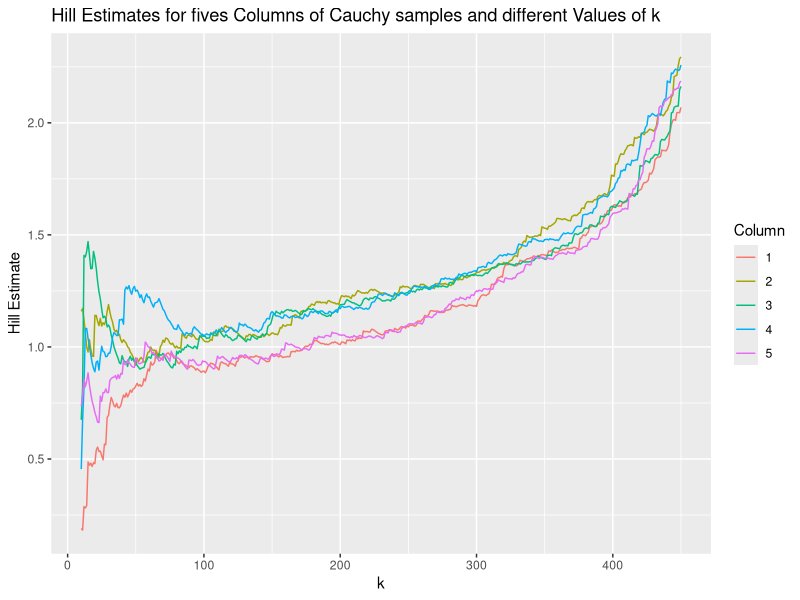
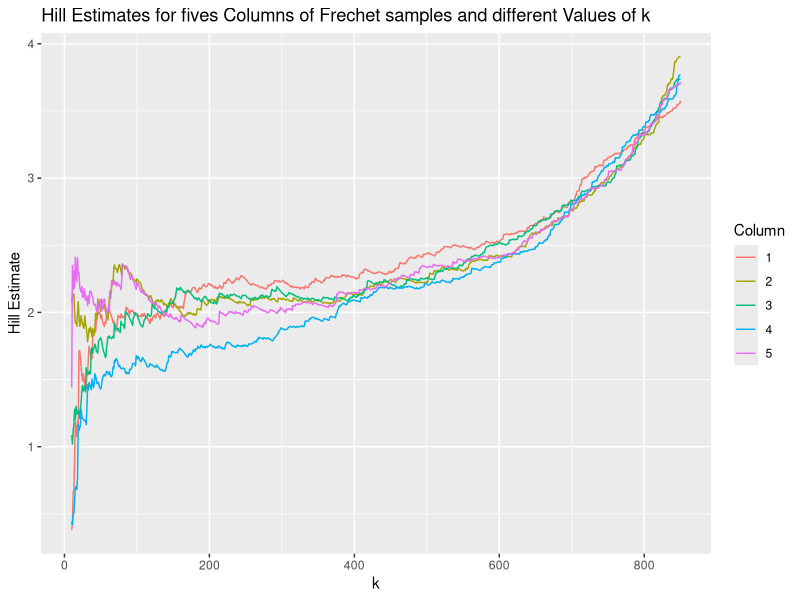
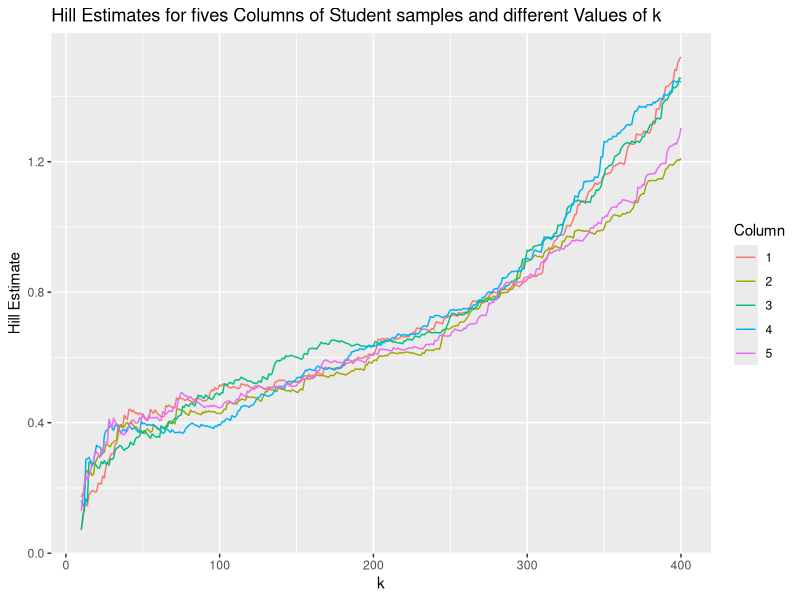
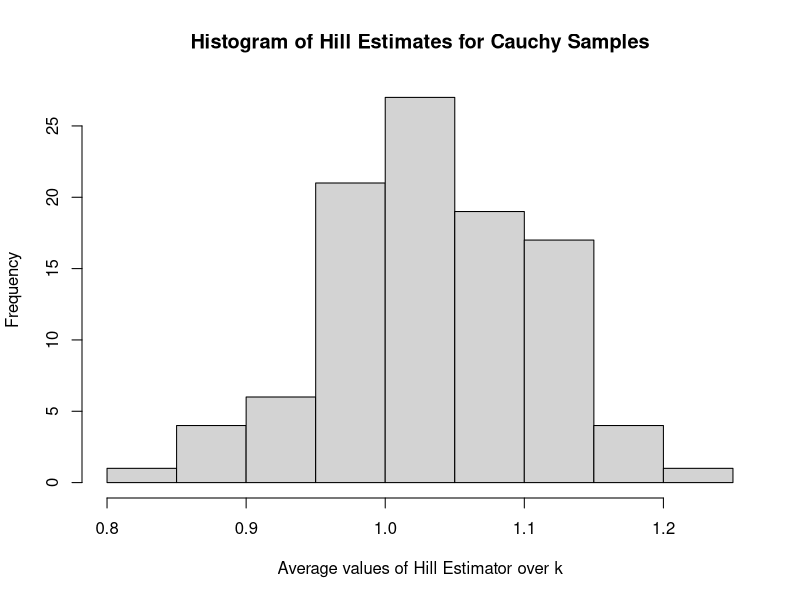
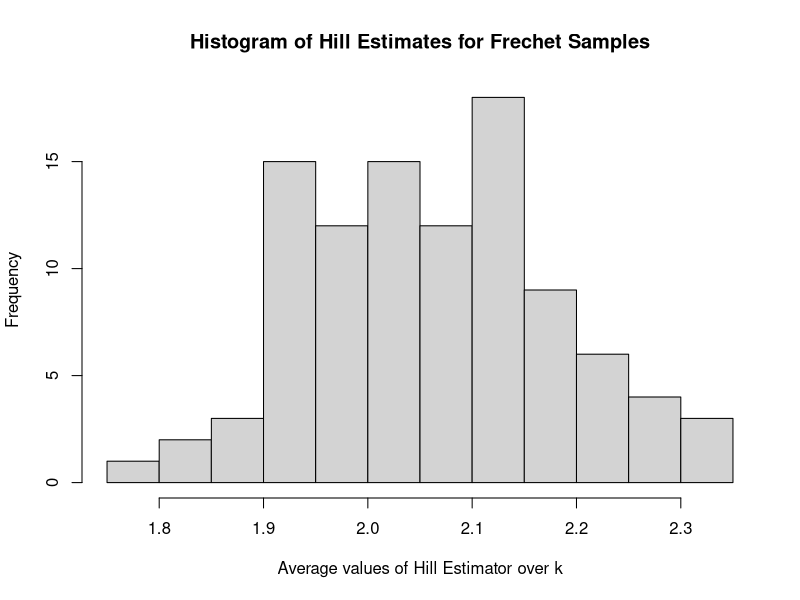
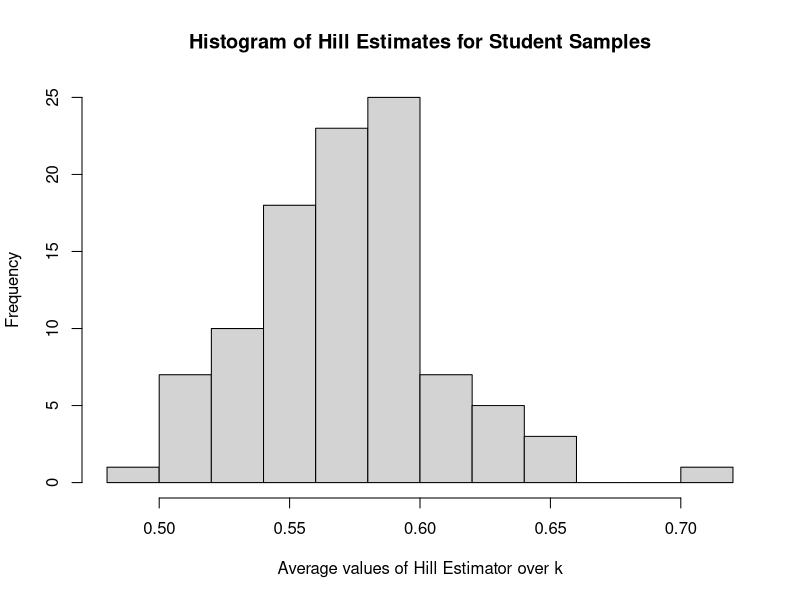
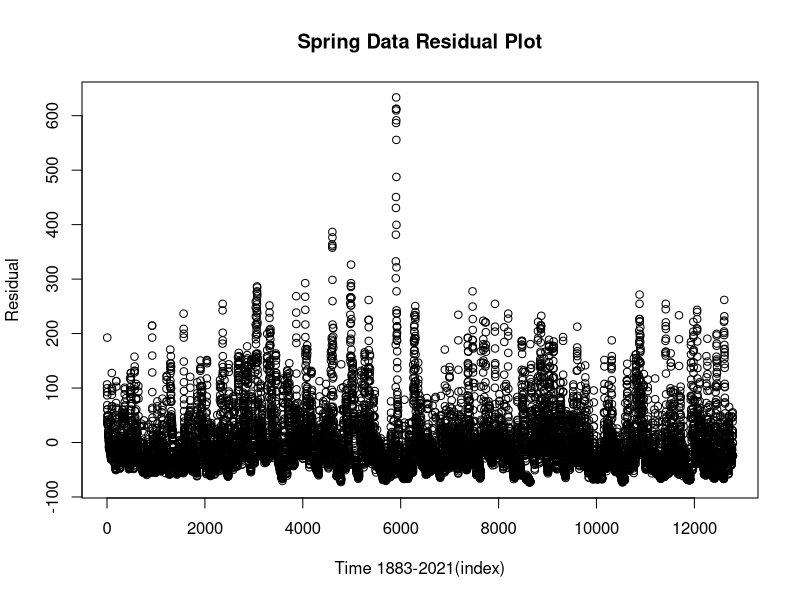
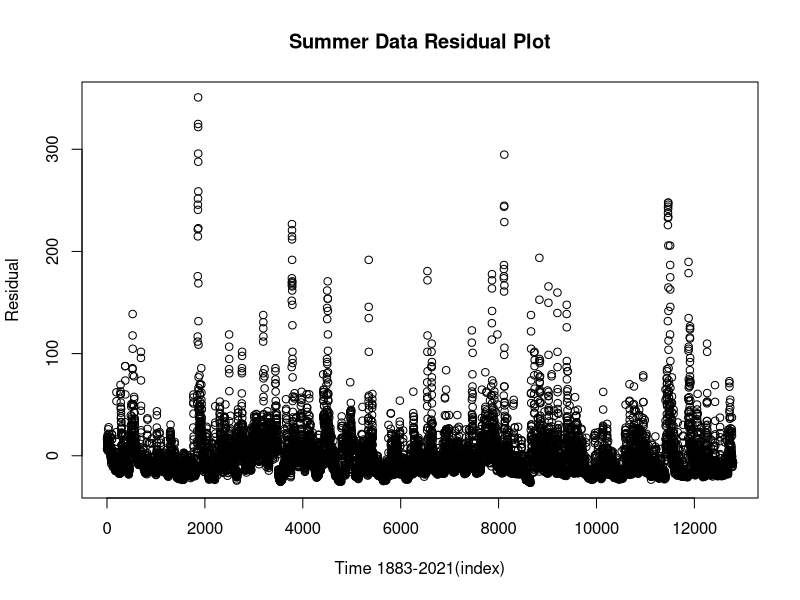

R code for these plots, in order: (Note: this script raises an error after producing the figures.)
# Load necessary packages
library(readr)
library(lubridate)
library(dplyr)

# Hill estimator function
Hill_estimator <- function(data, k) {
  data <- as.numeric(data)
  sorted_data <- sort(data, decreasing = TRUE)
  top_k <- sorted_data[1:(k - 1)]
  last_k <- sorted_data[k]
  avg <- sum(log(top_k)) / k  - log(last_k)
  return(avg)
}

# Function to plot multiple Hill estimates
hill_estimator_plot_multiple <- function(ks, cauchy_samples, dataset_name) {
  # Initialize list to store Hill estimates for each column
  hill_estimates <- vector("list", 5)
  
  # Calculate Hill estimates for each column
  for (col in 1:5) {
    hill_estimates[[col]] <- sapply(ks, function(k) Hill_estimator(cauchy_samples[, col], k))
  }
  
  # Convert list to data frame
  df <- data.frame(k = rep(ks, times = 5),
                   Hill_Estimate = unlist(hill_estimates),
                   Column = factor(rep(1:5, each = length(ks))))
  
  # Plot line graph
  library(ggplot2)
  ggplot(df, aes(x = k, y = Hill_Estimate, color = Column)) +
    geom_line() +
    labs(x = "k", y = "Hill Estimate", 
         title = paste("Hill Estimates for fives Columns of", dataset_name, "and different Values of k")) +
    scale_color_discrete(name = "Column")
}

# Set the seed for reproducibility
set.seed(123)

# Number of samples
num_samples <- 100

# Sample size
sample_size <- 1000

# Simulate data
cauchy_samples <- matrix(rcauchy(num_samples * sample_size), nrow = sample_size)
frechet_samples <- matrix(rf(num_samples * sample_size, df1 = 1, df2 = 1, ncp = 0), nrow = sample_size)
student_samples <- matrix(rt(num_samples * sample_size, df = 3), nrow = sample_size)

kc <- seq(10, 450)
kf <- seq(10, 850)
ks <- seq(10, 400)

# Example usage
hill_estimator_plot_multiple(kc, cauchy_samples, "Cauchy samples")
hill_estimator_plot_multiple(kf, frechet_samples, "Frechet samples")
hill_estimator_plot_multiple(ks, student_samples, "Student samples")

# Range for each ks value
kc_range <- seq(100, 200)
kf_range <- seq(200, 370)
ks_range <- seq(100, 250)

# Function to calculate Hill estimates matrix
Hill_estimates_matrix <- function(ks, data) {
  hill_estimates <- matrix(NA, nrow = ncol(data), ncol = length(ks))
  for (j in seq_along(ks)) {
    for (i in 1:ncol(data)) {
      hill_estimates[i, j] <- Hill_estimator(data[, i], k = ks[j])
    }
  }
  return(t(hill_estimates))
}

# Function to plot histogram of Hill estimates
Hill_estimates_histogram <- function(data, kc, dataset_name) {
  Cauchy_matrix <- Hill_estimates_matrix(kc, data)
  mean_over_k <- list()
  for (i in 1:ncol(Cauchy_matrix)) {
    mean_over_k[[i]] <- mean(Cauchy_matrix[, i])
  }
  unlisted_mean <- unlist(mean_over_k)
  hist(unlisted_mean, breaks = 10, main = paste("Histogram of Hill Estimates for", dataset_name), xlab = "Average values of Hill Estimator over k")
}

# Plot histograms
Hill_estimates_histogram(cauchy_samples, kc_range, "Cauchy Samples")
Hill_estimates_histogram(frechet_samples, kf_range, "Frechet Samples")
Hill_estimates_histogram(student_samples, ks_range, "Student Samples")









###################################TASK_2###############################
density_function <- function(x, gamma) {
  if (1 + gamma * x <= 0) {
    return(0)  # Return zero density outside of the domain
  }
  return(exp(-((1 + gamma * x) ^ (-1 / gamma)))*((1+gamma*x)^((-1-gamma)/(gamma))))
}

data <- read.csv("39001_gdf.csv")

df<- data$timestamp

data<- data[-(1:19),]

colnames(data)<-c("Date","River_flow_meters_per_second","extra")
data<- data[, !colnames(data) == "extra", drop = FALSE]


# Convert the date column to a Date object
data$Date <- as.Date(data$Date)

# Extract the month from the date column
data$month <- month(data$Date, label = TRUE)

# Define a function to determine the season based on the month
get_season <- function(month) {
  if (month %in% c("Mar", "Apr", "May")) {
    return("Spring")
  } else if (month %in% c("Jun", "Jul", "Aug")) {
    return("Summer")
  } else if (month %in% c("Sep", "Oct", "Nov")) {
    return("Fall")
  } else {
    return("Winter")
  }
}

# Apply the function to the "month" column to get the season
data$season <- sapply(data$month, get_season)

# Filter data for each season
spring_data <- data %>% filter(season == "Spring")
summer_data <- data %>% filter(season == "Summer")
fall_data <- data %>% filter(season == "Fall")
winter_data <- data %>% filter(season == "Winter")

# Convert the "River_flow_meters_per_second" column to numeric for each season
spring_data <- spring_data %>%
  mutate(River_flow_meters_per_second = as.numeric(River_flow_meters_per_second))

summer_data <- summer_data %>%
  mutate(River_flow_meters_per_second = as.numeric(River_flow_meters_per_second))

fall_data <- fall_data %>%
  mutate(River_flow_meters_per_second = as.numeric(River_flow_meters_per_second))

winter_data <- winter_data %>%
  mutate(River_flow_meters_per_second = as.numeric(River_flow_meters_per_second))

# Calculate the mean flow rate for each season
mean_flow_spring <- mean(spring_data$River_flow_meters_per_second, na.rm = TRUE)
mean_flow_summer <- mean(summer_data$River_flow_meters_per_second, na.rm = TRUE)
mean_flow_fall <- mean(fall_data$River_flow_meters_per_second, na.rm = TRUE)
mean_flow_winter <- mean(winter_data$River_flow_meters_per_second, na.rm = TRUE)

mean_flow<-c(mean_flow_spring,mean_flow_summer,mean_flow_fall,mean_flow_winter)

# Calculate residuals for spring data
spring_data$residual <- spring_data$River_flow_meters_per_second - mean_flow_spring
plot(spring_data$residual,
     main = "Spring Data Residual Plot",  
     xlab = "Time 1883-2021(index)",       
     ylab = "Residual")

# Calculate residuals for summer data
summer_data$residual <- summer_data$River_flow_meters_per_second - mean_flow_summer
plot(summer_data$residual,
     main = "Summer Data Residual Plot",  
     xlab = "Time 1883-2021(index)",       
     ylab = "Residual")       

# Calculate residuals for fall data
fall_data$residual <- fall_data$River_flow_meters_per_second - mean_flow_fall
plot(fall_data$residual,
     main = "Fall Data Residual Plot",  
     xlab = "Time 1883-2021(index)",       
     ylab = "Residual")

# Calculate residuals for winter data
winter_data$residual <- winter_data$River_flow_meters_per_second - mean_flow_winter
plot(winter_data$residual,
     main = "Winter Data Residual Plot",  
     xlab = "Time 1883-2021(index)",       
     ylab = "Residual")




#Winter data
winter_data_residual <- moment(winter_data$residual, k=c(100:4000))
plot(winter_data_residual$k, winter_data_residual$estimate, type="l", lwd=1.5,
     main = "Hill Estimator vs. k for Winter Data",  
     xlab = "K values",       
     ylab = "Hill Estimator")
abline(h=0, col="red")

kc<-seq(600,1200)
hill_estimator_winter<- list()

# Calculate Hill estimates for each value of k for  winter
for (i in seq_along(kc)) {
  hill_estimator_winter[[i]] <- Hill_estimator(winter_data$residual, kc[i])
}
gamma_hat_winter <- mean(unlist(hill_estimator_winter))





# Spring Data
spring_data_residual <- moment(spring_data$residual, k = c(50:4000))
plot(spring_data_residual$k, spring_data_residual$estimate, type = "l", lwd = 1.5,
     main = "Hill Estimator vs. k for Spring Data",  
     xlab = "K values",       
     ylab = "Hill Estimator")
abline(h = 0, col = "red")

kc <- seq(750, 1050)
hill_estimator_spring <- list()

# Calculate Hill estimates for each value of k for spring
for (i in seq_along(kc)) {
  hill_estimator_spring[[i]] <- Hill_estimator(spring_data$residual, kc[i])
}

gamma_hat_spring <- mean(unlist(hill_estimator_spring))




# Summer Data
summer_data_residual <- moment(summer_data$residual, k = c(150:4000))
plot(summer_data_residual$k, summer_data_residual$estimate, type = "l", lwd = 1.5,
     main = "Hill Estimator vs. k for Summer Data",  
     xlab = "K values",       
     ylab = "Hill Estimator")
abline(h = 0, col = "red")

kc<-seq(2200,3200)
hill_estimator_summer <- list()

# Calculate Hill estimates for each value of k for summer
for (i in seq_along(kc)) {
  hill_estimator_summer[[i]] <- Hill_estimator(summer_data$residual, kc[i])
}
gamma_hat_summer <- mean(unlist(hill_estimator_summer))




# Fall Data
fall_data_residual <- moment(fall_data$residual, k = c(50:3000))
plot(fall_data_residual$k, fall_data_residual$estimate, type = "l", lwd = 1.5,
     main = "Hill Estimator vs. k for Fall Data",  
     xlab = "K values",       
     ylab = "Hill Estimator")
abline(h = 0, col = "red")

kc<-seq(100,600)
hill_estimator_fall <- list()

# Calculate Hill estimates for each value of k for fall
for (i in seq_along(kc)) {
  hill_estimator_fall[[i]] <- Hill_estimator(fall_data$residual, kc[i])
}
gamma_hat_fall <- mean(unlist(hill_estimator_fall))



seasons <- list(
  winter = list(data = winter_data, gamma_hat = gamma_hat_winter),
  summer = list(data = summer_data, gamma_hat = gamma_hat_summer),
  spring = list(data = spring_data, gamma_hat = gamma_hat_spring),
  fall   = list(data = fall_data  , gamma_hat = gamma_hat_fall)
)

# Process each season
for (season in names(seasons)) {
  # Current season data and gamma
  current_data <- seasons[[season]]$data
  current_gamma <- seasons[[season]]$gamma_hat
  
  # Calculate x values and density values
  x_values <- seq(-1/current_gamma, 20, by = 0.001)
  density_values <- sapply(x_values, function(x) density_function(x, current_gamma))
  
  # Calculate annual maxima and normalize
  annual_maxima <- current_data %>%
    group_by(Year = format(Date, "%Y")) %>%
    summarize(MaxResidual = max(residual, na.rm = TRUE)) %>%
    mutate(NormalizedMaxResidual = scale(MaxResidual)+0.4)
  normalized_maxima <- annual_maxima$NormalizedMaxResidual
  
  # Plotting
  par(mar=c(2, 2, 2, 2))
  plot(x_values, density_values, type = 'l', col = 'blue', lwd = 2,
       main = paste("Density Function and Histogram for", season , " and gamma_hat=", current_gamma),
       xlab = "Annual Maximum Flow (m3/s)", ylab = "Density")
  
  hist(normalized_maxima, breaks = 8, freq = FALSE, add = TRUE, col = rgb(1, 0, 0, 0.5))
}



#####Extra Functions ###################
################if you want to use for df replace Cauchy_samples[,1] by Cauchy_samples #############################
hill_estimator_plot_multiple_2_Accurate <- function(kc, cauchy_samples) {
  # Initialize list to store Hill estimates
  hill_estimator_caushy_1<- list()
  hill_estimator_caushy_2<-list()
  hill_estimator_caushy_3<-list()
  hill_estimator_caushy_4<-list()
  hill_estimator_caushy_5<-list()
  
  # Calculate Hill estimates for each value of k
  for (i in seq_along(kc)) {
    hill_estimator_caushy_1[[i]] <- Hill_estimator(cauchy_samples[,1], kc[i])
    hill_estimator_caushy_2[[i]]<- Hill_estimator(cauchy_samples[,2], kc[i])
    hill_estimator_caushy_3[[i]]<- Hill_estimator(cauchy_samples[,3], kc[i])
    hill_estimator_caushy_4[[i]]<- Hill_estimator(cauchy_samples[,4], kc[i])
    hill_estimator_caushy_5[[i]]<- Hill_estimator(cauchy_samples[,5], kc[i])
  }
  
  # Convert list to data frame
  df_1 <- data.frame(k = kc, Hill_Estimate = unlist(hill_estimator_caushy_1))
  ones_column <- rep(1, nrow(df_1))
  # Combine your data set with the ones column
  df_1 <- cbind(df_1, column = ones_column)
  
  
  df_2 <- data.frame(k = kc, Hill_Estimate = unlist(hill_estimator_caushy_2))
  ones_column <- rep(2, nrow(df_2))
  # Combine your data set with the ones column
  df_2 <- cbind(df_2, column = ones_column)
  
  
  df_3 <- data.frame(k = kc, Hill_Estimate = unlist(hill_estimator_caushy_3))
  ones_column <- rep(3, nrow(df_3))
  # Combine your data set with the ones column
  df_3 <- cbind(df_3, column = ones_column)
  
  
  
  df_4 <- data.frame(k = kc, Hill_Estimate = unlist(hill_estimator_caushy_4))
  ones_column <- rep(4, nrow(df_4))
  # Combine your data set with the ones column
  df_4 <- cbind(df_4, column = ones_column)
  
  
  
  df_5 <- data.frame(k = kc, Hill_Estimate = unlist(hill_estimator_caushy_5))
  ones_column <- rep(5, nrow(df_5))
  # Combine your data set with the ones column
  df_5 <- cbind(df_5, column = ones_column)
  
  library(dplyr)
  combined_df <- rbind(df_1, df_2,df_3,df_4,df_5)
  
  # Plot line graph
  library(ggplot2)
  ggplot(combined_df, aes(x = k, y = Hill_Estimate, color = as.factor(column))) +
    geom_line() +
    labs(x = "k", y = "Hill Estimate", 
         title = "Hill Estimates for Different Columns and Values of k") +
    scale_color_discrete(name = "Column")
}


limiting_distribution <- function(x, gamma) {
  # Ensure 1 + gamma * x is positive
  if (1 + gamma * x <= 0) {
    stop("Invalid input: Ensure that 1 + gamma * x > 0")
  }
  
  # Compute the CDF for the generalized Pareto distribution
  result <- exp(-((1 + gamma * x) ^ (-1 / gamma)))
  
  return(result)
}
